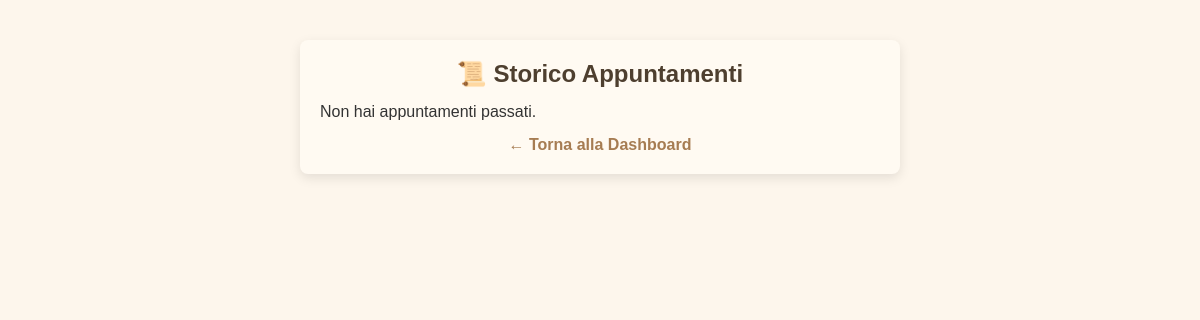
The app's page /user_history (signed in), older data.
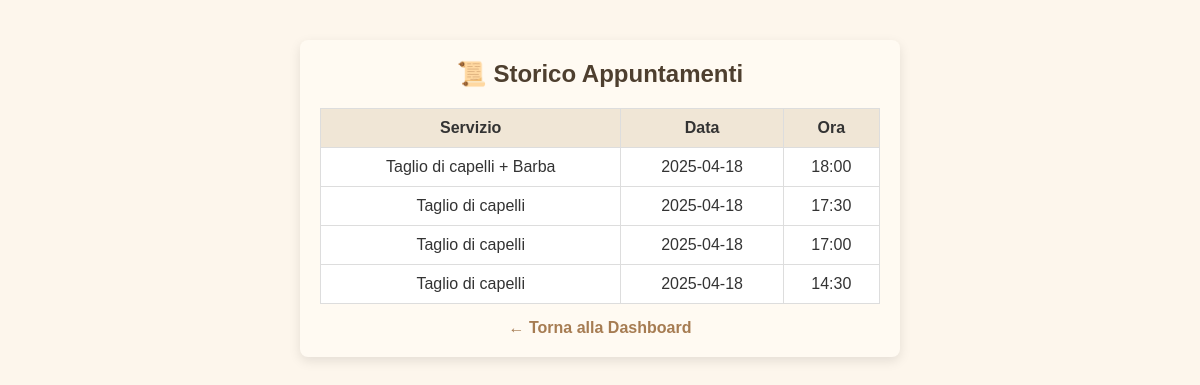
The same page, newer data.
### tables this page shows
CREATE TABLE appointments (
            id INTEGER PRIMARY KEY AUTOINCREMENT,
            user_id INTEGER NOT NULL,
            service TEXT NOT NULL,
            date TEXT NOT NULL,
            time TEXT NOT NULL, barber TEXT NOT NULL DEFAULT 'Mattia', tipo TEXT DEFAULT 'barbiere',
            FOREIGN KEY (user_id) REFERENCES users(id)
        );

### app.py (the view)
@app.route('/user_history')
def user_history():
    if 'user_id' not in session:
        return redirect(url_for('login_user'))
    user_id = session['user_id']
    today = datetime.now().strftime("%Y-%m-%d")
    now_time = datetime.now().strftime("%H:%M")
    conn = sqlite3.connect('bookings.db')
    cursor = conn.cursor()
    cursor.execute("""
        SELECT service, date, time
        FROM appointments
        WHERE user_id = ? AND (date < ? OR (date = ? AND time < ?))
        ORDER BY date DESC, time DESC
    """, (user_id, today, today, now_time))
    appointments = cursor.fetchall()
    conn.close()
    return render_template('user_history.html', appointments=appointments)

### templates/user_history.html (shortened to what this page needs)
<!DOCTYPE html>
<html lang="it">
<head>
  <link rel="stylesheet" href="{{ url_for('static', filename='style.css') }}">
</head>
<body>
  <div class="container">
    <h2>📜 Storico Appuntamenti</h2>
    {% if appointments %}
      <table>
        <thead>
          <tr>
            <th>Servizio</th>
            <th>Data</th>
            <th>Ora</th>
          </tr>
        </thead>
        <tbody>
          {% for a in appointments %}
          <tr>
            <td>{{ a[0] }}</td>
            <td>{{ a[1] }}</td>
            <td>{{ a[2] }}</td>
          </tr>
          {% endfor %}
        </tbody>
      </table>
    {% else %}
      <p>Non hai appuntamenti passati.</p>
    {% endif %}
    <a href="{{ url_for('user_dashboard') }}">← Torna alla Dashboard</a>
  </div>
</body>
</html>

### static/style.css (style rules this page uses)
* { box-sizing: border-box; margin: 0; padding: 0; }
body { font-family: 'Arial', sans-serif; background-color: #fdf6ec; color: #333; display: flex; flex-direction: column; align-items: center; padding: 20px; }
.container { width: 100%; max-width: 600px; background: #fffaf2; padding: 20px; border-radius: 8px; box-shadow: 0 4px 12px rgba(0, 0, 0, 0.1); margin: 20px 0; }
h1, h2, h3 { text-align: center; color: #4e3f2f; margin-bottom: 15px; }
a { display: block; text-align: center; margin-top: 15px; text-decoration: none; color: #a67c52; font-weight: bold; }
table { width: 100%; border-collapse: collapse; margin-top: 20px; background-color: #fff; color: #333; }
table, th, td { border: 1px solid #ddd; }
th, td { padding: 10px; text-align: center; }
th { background-color: #f0e6d6; color: #333; }

Row changes from the older to the newer data that the page shows:
added appointments: service "Taglio di capelli + Barba", date "2025-04-18", time "18:00"
added appointments: service "Taglio di capelli", date "2025-04-18", time "17:30"
added appointments: service "Taglio di capelli", date "2025-04-18", time "17:00"
added appointments: service "Taglio di capelli", date "2025-04-18", time "14:30"
Text that changed along with them:
text no longer shown: "Non hai appuntamenti passati."
text now shown: "Servizio Data Ora"
